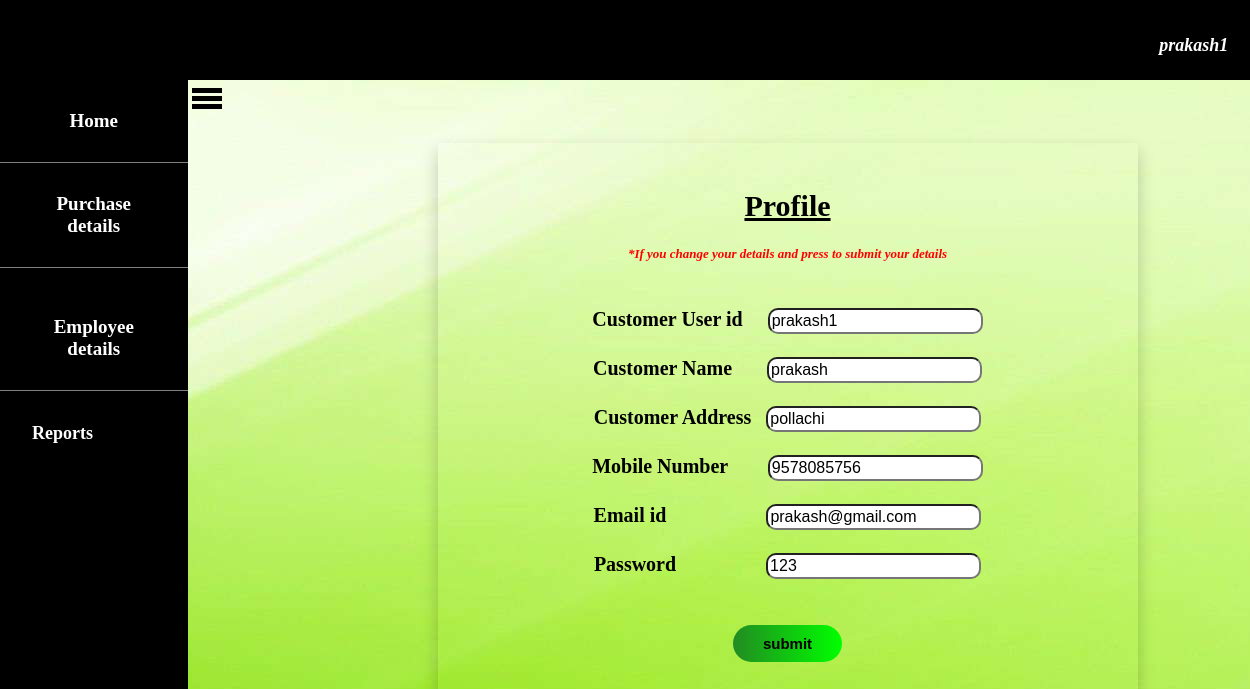
/cusprofile.php (signed in), run on the app's committed database.
### tables this page shows
CREATE TABLE `customer` (
  `username` varchar(15) NOT NULL,
  `name` text NOT NULL,
  `address` varchar(50) NOT NULL,
  `phno` varchar(15) NOT NULL,
  `email` varchar(20) NOT NULL,
  `passwd` varchar(10) NOT NULL,
  `cpasswd` varchar(10) NOT NULL
);

### session.php (called while the page is built, shortened)
<?php
$p=$_SESSION['username'];
?>

### cusprofile.php (the view, shortened to what this page needs)
<!DOCTYPE html>
<html>
<head>
    <link rel="stylesheet" type="text/css" href="css/submit.css">
</head>
<body style="background-image: url(images/66773.jpg);">
<?php
include "includes/headercus.php";
include "navcus.php";
$conn=mysqli_connect("localhost","root","","milkcompany") or die("connection failed");
$query="select * from customer where username='$p'";
$data=mysqli_query($conn,$query);
$total=mysqli_num_rows($data);
if($total!=0)
{
	while ($result=mysqli_fetch_assoc($data))
	{
		?>
		<form id="register" class="txt"  method="POST" >
			<br><br><p style="font-size: 30px;text-align: center;"><b><u>Profile</u></b></p><br>
			<p style="font-size: 13px;text-align: center;color: red"><i>*If you change your details and press to submit your details</i></p><br><br>
	<div class="lable">
		    <label>Customer User id  &nbsp &nbsp </label>
	    	<input type="text"  name="username" class="inp" value="<?php echo $result['username']; ?>" required="" ><br><br>
	    	<label>Customer Name  &nbsp &nbsp &nbsp</label>
			<input type="text"  name="name" class="inp"  value="<?php echo $result['name']; ?>"  required="" ><br><br>
			<label>Customer Address  &nbsp</label>
			<input type="text" name="address" class="inp"  value="<?php echo $result['address']; ?>"  required="" ><br><br>
			<label>Mobile Number &nbsp &nbsp &nbsp&nbsp</label>
			<input type="text" name="phno" class="inp"  value="<?php echo $result['phno']; ?>"  required=""><br><br>
			<label>Email id &nbsp &nbsp &nbsp &nbsp &nbsp &nbsp &nbsp &nbsp &nbsp&nbsp </label>
			<input type="email" name="email" class="inp"  value="<?php echo $result['email']; ?>"  required=""><br><br>
			<label>Password &nbsp &nbsp &nbsp &nbsp &nbsp &nbsp &nbsp &nbsp&nbsp </label>
			<input type="text" id="ps" name="passwd" class="inp"  value="<?php echo $result['passwd']; ?>"  required=""><br><br><br>
			<button id="submit" type="submit" name="update" value="update" class="su"/><b>submit</b></button>
	</div>
		</form>
		<?php
	}
}
else
{
	echo "no records found";
}
				?>
</body>
</html>

### css/submit.css (style rules this page uses)
.su { padding: 10px 30px; font-size: 15px; cursor: pointer; background:linear-gradient(to right,#228B22,lime); border:0; outline: none; border-radius: 35px; color: black; font-weight: bold; }

### css/style2.css (style rules this page uses)
* { margin: 0; padding: 0; }

### cusprofile.php (style rules this page uses)
.txt { width:700px; height:560px; margin-top: 5%; background-color:transparent; box-shadow: 0px 8px 16px 0px rgba(0,0,0,0.2); margin-left: 35%; text-align: center; font-weight: bold; font-size: 20px; }
.inp { border-radius: 10px; font-size: 16px; padding: 2px; }

### data on the page
customer: username "prakash1", name "prakash", address "pollachi", phno "9578085756", email "prakash@gmail.com", passwd "123"

### other printed values
$p "prakash1"
